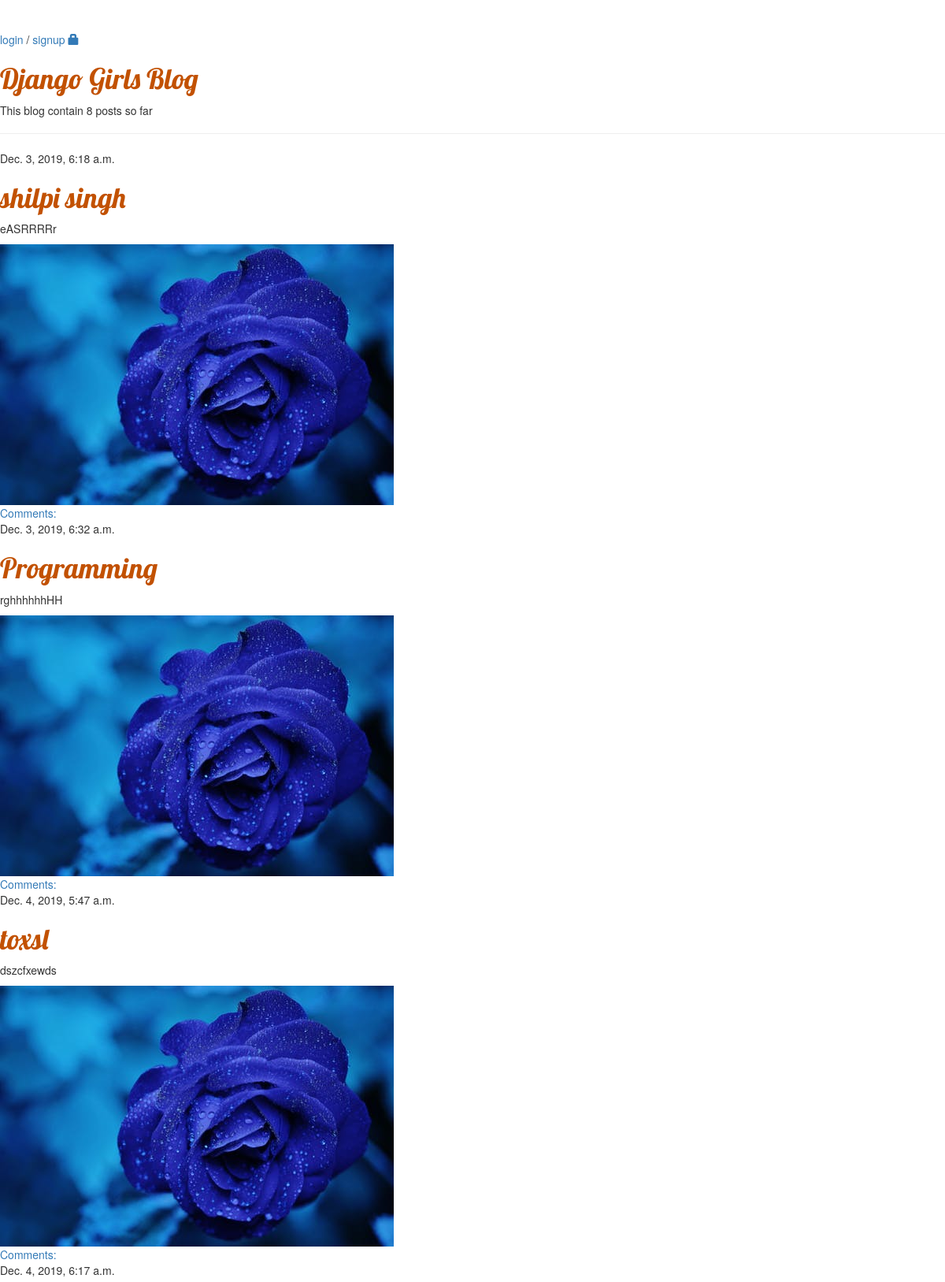
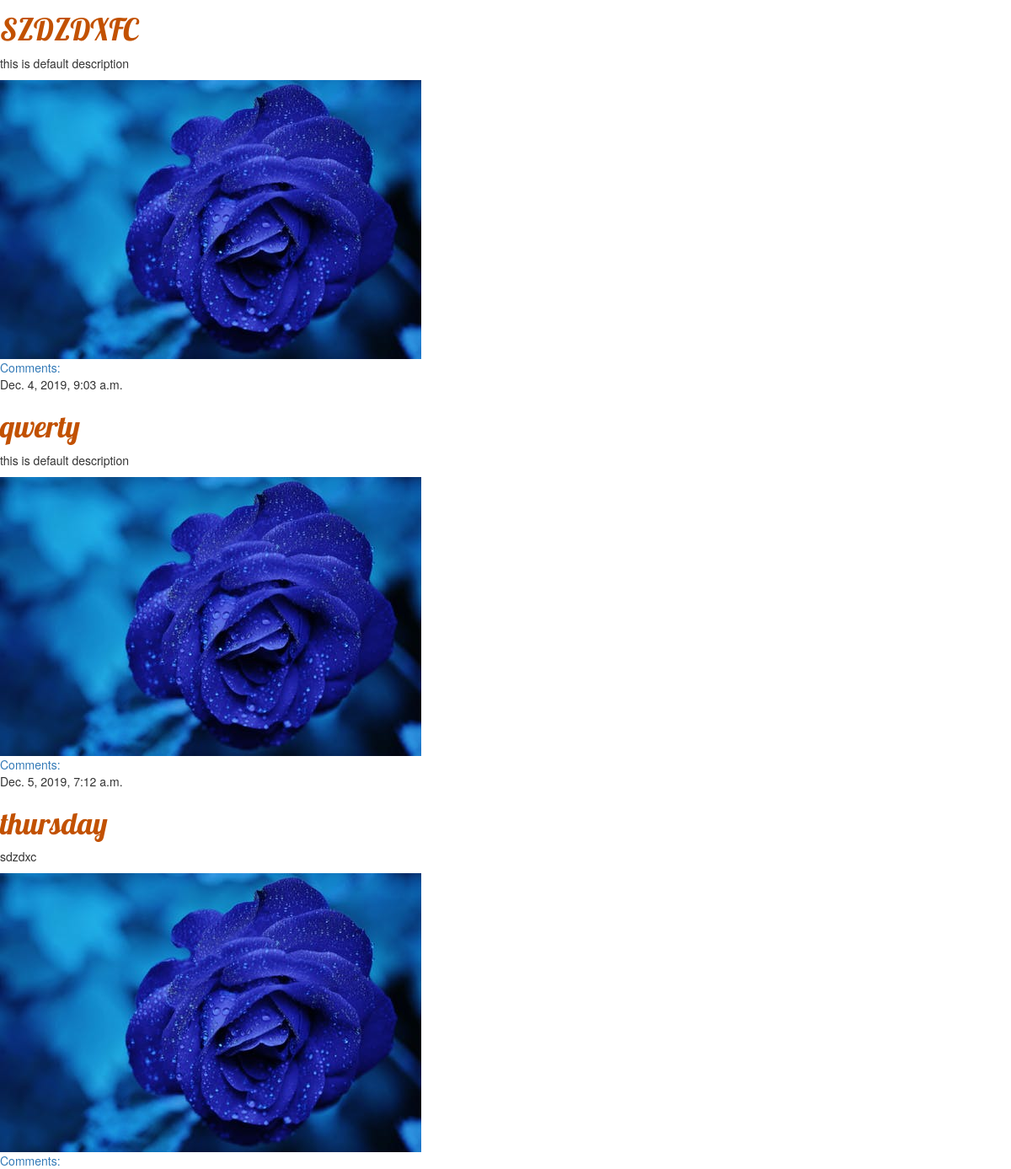
The page / on the database its author committed (2 pictures, top to bottom).
### blog/models.py (models this page shows, shortened)
class Post(models.Model):
    author = models.ForeignKey(settings.AUTH_USER_MODEL, on_delete=models.CASCADE)
    title = models.CharField(max_length=200)
    text = models.TextField(blank = True)
    created_date = models.DateTimeField(default=timezone.now)
    published_date = models.DateTimeField(blank=True, null=True)
    image_post = models.ImageField()
    status = models.CharField(max_length=1, choices=STATUS_CHOICES, default = 'd')

### blog/views.py (the view)
# urls.py: path('', views.post_list, name='post_list'),
def post_list(request):
    posts = Post.objects.filter(published_date__lte=timezone.now()).order_by('published_date')
    return render(request, 'blog/post_list.html', {'posts': posts})

### blog/templatetags/custom_tags.py (called while the page is built)
@register.simple_tag
def total_posts():
    return Post.objects.filter(status = 'p').count()

### blog/templates/blog/post_list.html
{% extends 'blog/base.html' %}
{% block content %}
    {% for post in posts %}
        {% if post.status == "p" %}
        <div class="post">
            <div class="date">
                {{ post.published_date }}
            </div>
            <h1><a href="{% url 'blog:post_detail' pk=post.pk %}">{{ post.title }}</a></h1>
            <p>{{ post.text|linebreaksbr }}</p>
                <img src="/media/{{ post.image_post}}" class="img-responsive"/>
            <a href="{% url 'blog:post_detail' pk=post.pk %}">Comments: {{ post.approved_comments.count }}</a>
        </div>
        {% endif %}
    {% endfor %}
{% endblock %}

### blog/templates/blog/base.html (shortened to what this page needs)
{% load custom_tags %}
{% load static %}
<html>
    <head>
        <link rel="stylesheet" href="//maxcdn.bootstrapcdn.com/bootstrap/3.2.0/css/bootstrap.min.css">
        <link rel="stylesheet" href="//maxcdn.bootstrapcdn.com/bootstrap/3.2.0/css/bootstrap-theme.min.css">
        <link rel="stylesheet" href="{% static 'css/blog.css' %}">
    </head>
    <body><nav>
        <div class="page-header">
            {% if user.is_authenticated %}
                <a href="{% url 'blog:post_new' %}" class="top-menu"><span class="glyphicon glyphicon-plus"></span></a>
                <a href="{% url 'blog:post_draft_list' %}" class="top-menu"><span class="glyphicon glyphicon-edit"></span></a>
                <p class="top-menu"><b>Hello {{ user.username }}</b> <strong>(<a href="{% url 'logout' %}">Log out</a>)</strong></p>
                 <a href="{% url 'login' %}">login</a> / <a href="{% url 'blog:signup' %}">signup</a>
            {% else %}
                <a href="{% url 'blog:login' %}">login</a> / <a href="{% url 'blog:signup' %}">signup</a>
                <a href="{% url 'blog:login' %}" class="top-menu"><span class="glyphicon glyphicon-lock"></span></a>
            {% endif %}
            <h1><a href="/">Django Girls Blog</a></h1>
            <p> This blog contain {% total_posts %} posts so far </p>
        </div>
        <div class="content container">
            <div class="row">
                <div class="col-md-8">
                </div></div></nav>
                    {% block content %}
                    {% endblock %}
    </body>
</html>

### rows shown on the page
Post: published_date "Dec. 3, 2019, 6:18 a.m.", title "shilpi singh", text "eASRRRRr", image_post (picture)
Post: published_date "Dec. 3, 2019, 6:32 a.m.", title "Programming", text "rghhhhhhHH", image_post (picture)
Post: published_date "Dec. 4, 2019, 5:47 a.m.", title "toxsl", text "dszcfxewds", image_post (picture)
Post: published_date "Dec. 4, 2019, 6:17 a.m.", title "SZDZDXFC", text "this is default description", image_post (picture)
Post: published_date "Dec. 4, 2019, 9:03 a.m.", title "qwerty", text "this is default description", image_post (picture)
Post: published_date "Dec. 5, 2019, 7:12 a.m.", title "thursday", text "sdzdxc", image_post (picture)
